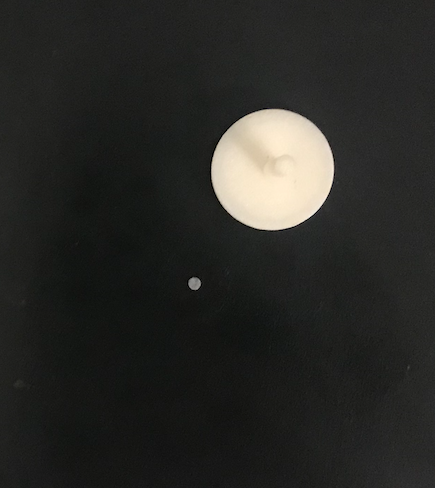
#> input picture Others/black.png, 435 x 488 px
$ python findBlack.py
#> lines starting #> are read from the running program, lines starting #| are printed output that depends on the picture; after the words box and inside, x2 and y2 are one past the last pixel; in counts of white or black regions, pixels touching at a corner belong together
import numpy as np
import cv2

im_gray = cv2.imread('black.png', cv2.IMREAD_GRAYSCALE)
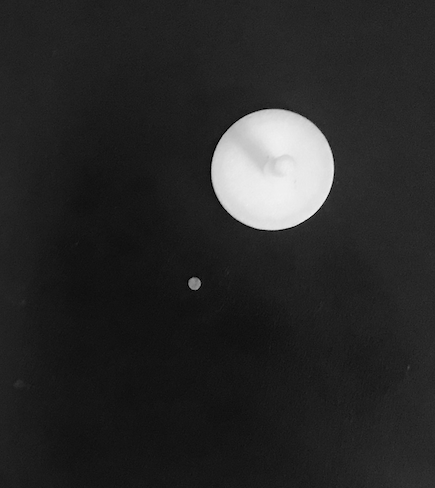
#> im_gray: shape (488, 435); min 0, max 242, mean 40.6
(thresh, im_bw) = cv2.threshold(im_gray, 128, 255, cv2.THRESH_BINARY | cv2.THRESH_OTSU)
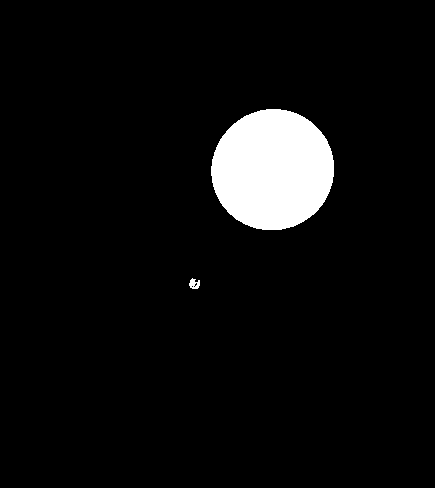
#> im_bw: shape (488, 435); 5.5% white; 2 white regions, box (x1, y1, x2, y2) and area: (211, 109, 334, 230) 11683, (189, 278, 200, 289) 81
#> thresh = 125

im_bw = abs(255-im_bw)

kernel = np.ones((5,5),np.uint8)
dilation = cv2.dilate(im_bw,kernel,iterations = 1)
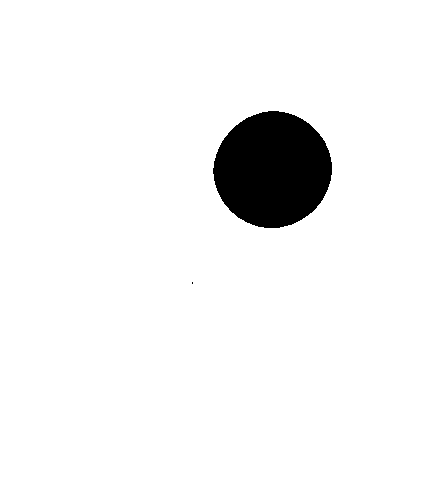
#> dilation: shape (488, 435); 94.9% white; 2 black regions (1 under 20 px)
cv2.imshow('d',dilation)
contours,hierarchy = cv2.findContours(dilation, 1, 2)
#> contours = 3 contours, 1 with area under 20; largest, box (x1, y1, x2, y2) and area: (0, 0, 435, 488) 211358, (212, 110, 333, 229) 10888
cnt = contours[0]
#> cnt = [[191, 282], [192, 281], [193, 282], [193, 283], [192, 284], [191, 283]]
M = cv2.moments(cnt)
#> M = moments, m00 4, centre m10/m00, m01/m00 = (192, 282.5)
print( M )
#> (printed output is left out)
cx = int(M['m10']/M['m00'])
#> cx = 192
cy = int(M['m01']/M['m00'])
#> cy = 282
print(cx)
#| 192
print(cy)
#| 282

cv2.waitKey(0)
cv2.destroyAllWindows()

$ run again, with Others/half.png copied over Others/black.png
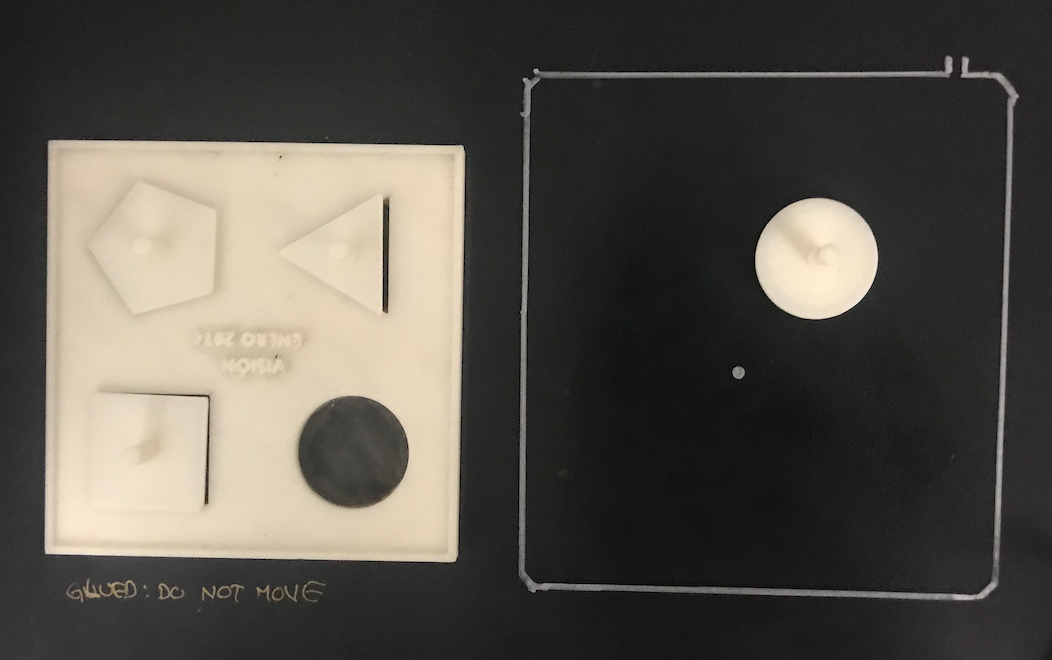
#> input picture Others/half.png, 1052 x 660 px
#> `(thresh, im_bw) = cv2.threshold(im_gray, 128, 255, cv2.THRESH_BINARY |..`:
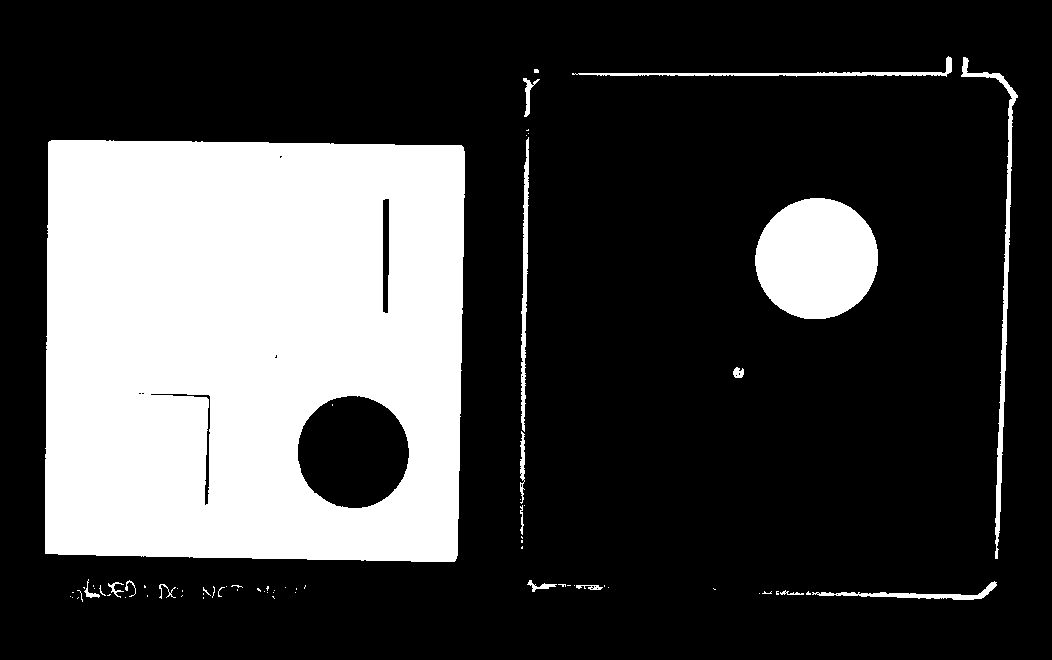
#> im_bw: shape (660, 1052); 26% white; 72 white regions (55 under 20 px), largest, box (x1, y1, x2, y2) and area: (45, 140, 465, 562) 161958, (755, 198, 878, 319) 11693, (961, 57, 1018, 559) 2452
#> thresh = 122
#> `dilation = cv2.dilate(im_bw,kernel,iterations = 1)`:
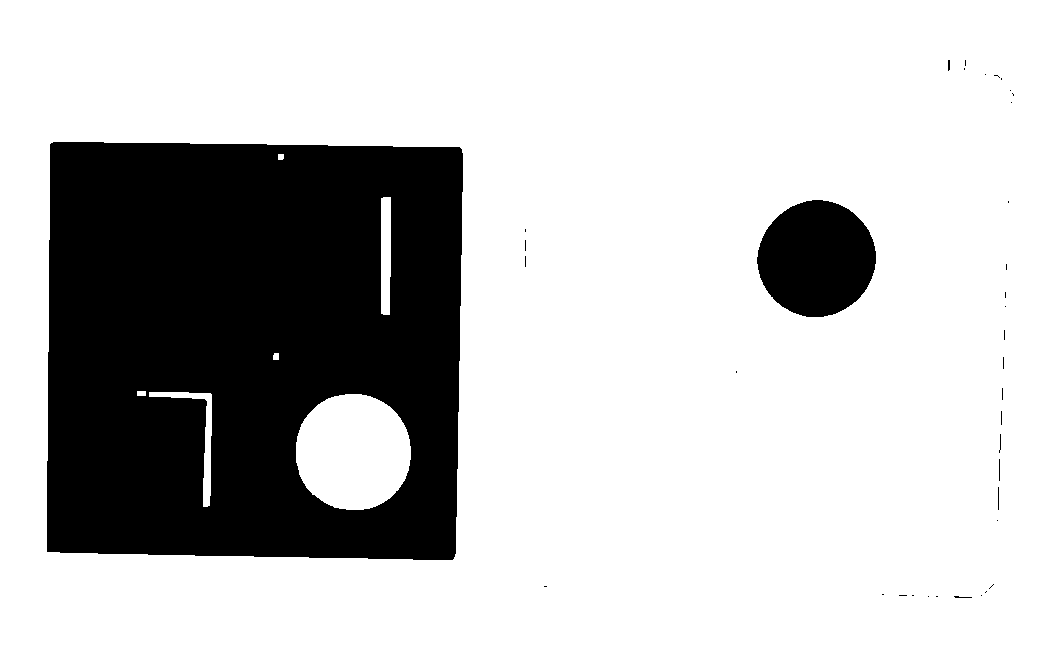
#> dilation: shape (660, 1052); 75.9% white; 37 black regions (31 under 20 px)
#> contours = 53 contours, 33 with area under 20; largest, box (x1, y1, x2, y2) and area: (0, 0, 1052, 660) 692609, (46, 141, 464, 561) 170146, (756, 199, 877, 318) 10898, (296, 394, 411, 510) 10504, (381, 197, 391, 315) 1012
#> cnt = [[953, 596], [954, 595], [958, 595], [959, 596], [971, 596], [972, 597], [971, 598], [955, 598]]
#> M = moments, m00 40, centre m10/m00, m01/m00 = (961.9, 596.8)
#> (printed output is left out)
#> cx = 961
#> cy = 596
#| 961
#| 596
